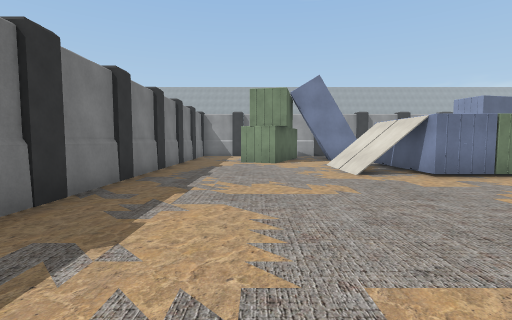
View 1 (above)

13 first-person views from a walk through a scene from a Unity 3-D project. The camera is 1.5 m above the floor, tilts 4° down and sees 85° across. The floor is counted in squares, 2 m on a side. Each view is taken from the middle of a square. On the plan, view 1 faces up. The plan holds only what a view shows up to about 10 squares ahead; the rest is blank. The place goes on beyond the plan. The player is left out.

View 2
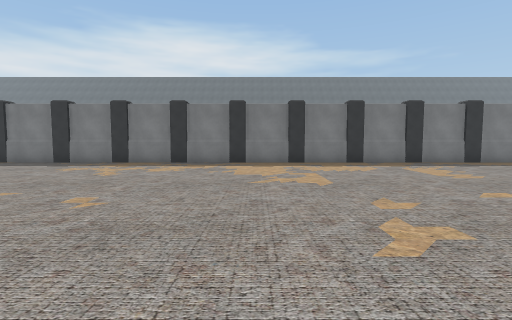

View 3
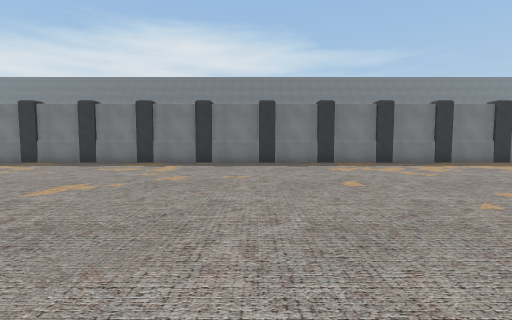

View 4
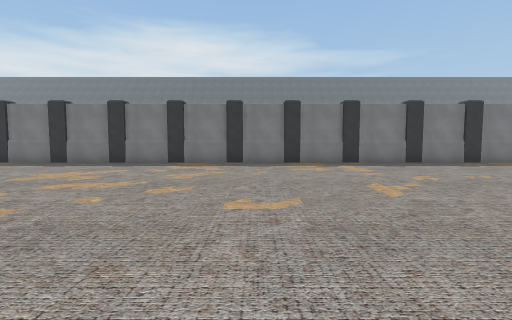

View 5
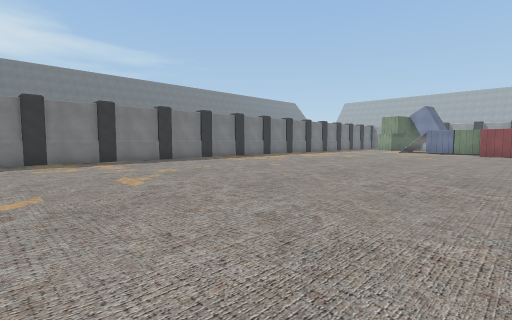

View 6
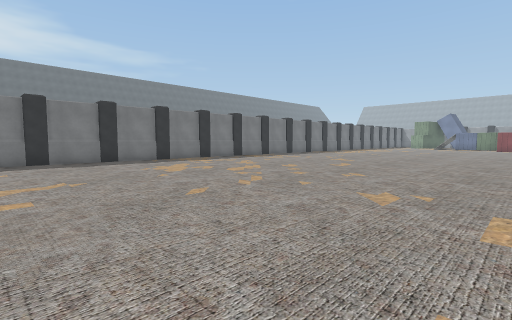

View 7
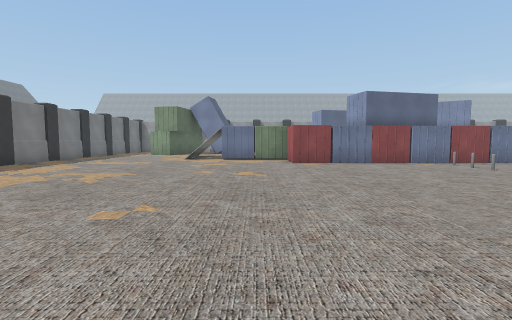

View 8
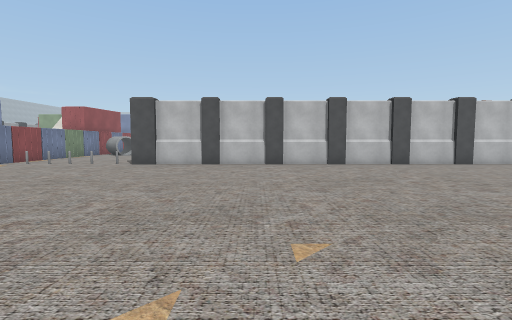

View 9
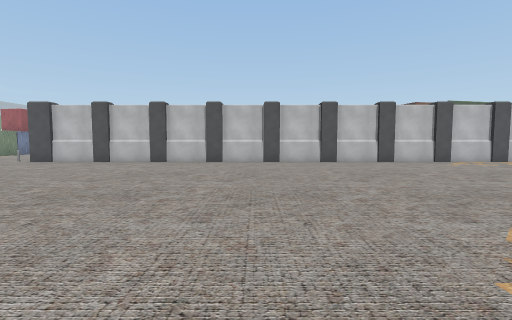

View 10
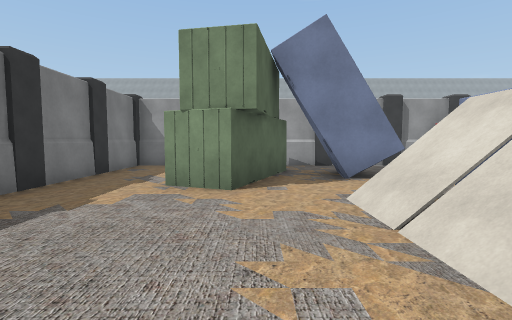

View 11
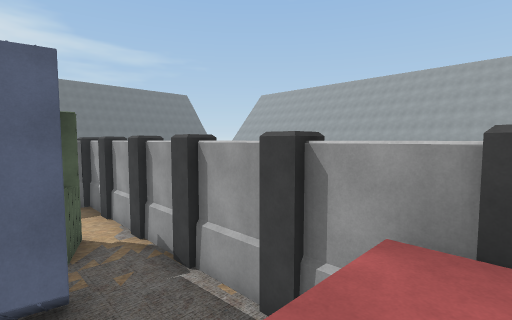

View 12
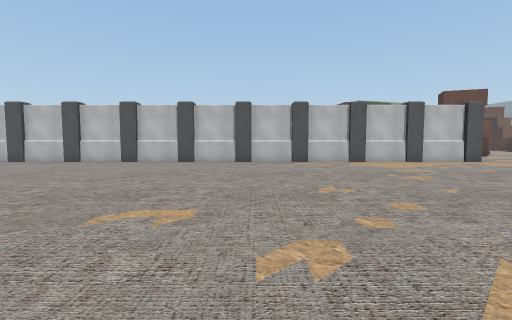

View 13
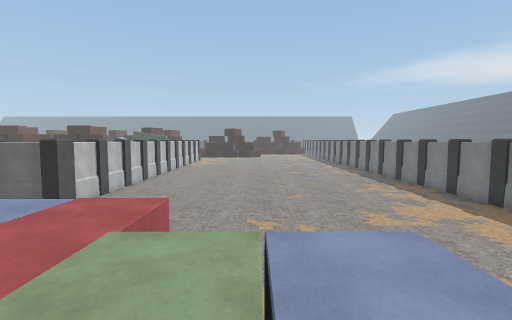

### Floor plan
Key: @ floor where view 1 was taken; # wall or solid block; . main floor; : floor 2.5 m higher than the main floor; / step, stairs or slope; = window, fence, low wall or low ledge; ^ raised ledge; C column.
Columns run from 3 left of view 1 to 13 right of it. Each row starts with its distance up from view 1.
 14 C#C#C#C#C#C
 13 C......../:
 12 #.. #... /:
 11 C.. #.#   :
 10 #..##..
  9 C.......
  8 #....//::
  7 C..../=:::
  6 #....//::::
  5 C......../:^
  4 #........//######
  3 C...............
  2 #.............=.
  1 C...............
  0 #..@..........C#
 -1 C.............#
 -2 #.............#
 -3 C.............C
 -4 #.............#
 -5 C.............C
 -6 #.............#
 -7 C.............C
 -8 #.............#
 -9 C.............C
-10 #.............#
-11 C.............C
-12 #.............#
-13 C.............C
-14 #.............#
-15 C.............C
-16 #.............#
-17 C.............C
-18 #.............#
-19 C.............C
-20 C.............C

Positions as (right, up) in squares from view 1, and headings:
1: (0, 0), facing up
2: (7, 0), facing left
3: (7, -7), facing left
4: (7, -12), facing left
5: (8, -12), facing up-left
6: (8, -20), facing up-left
7: (5, -5), facing up
8: (2, -4), facing right
9: (1, -8), facing right
10: (1, 5), facing up
11: (7, 11), facing up-left
12: (1, -13), facing right
13: (5, 8), facing down
